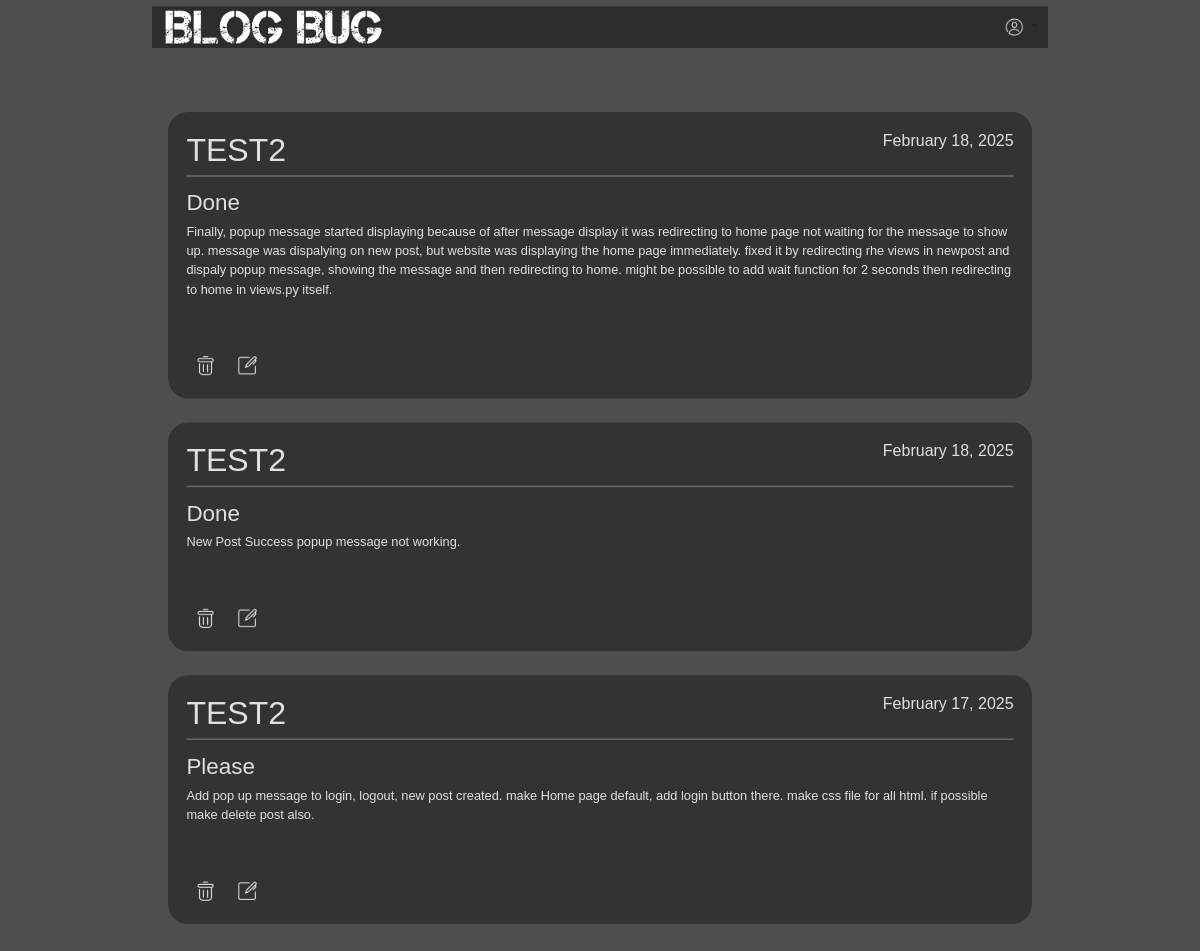
Screenshot of /mypost/ (signed in) with the database file from the repository.
### blog/models.py (models this page shows, shortened)
class Posts(models.Model):
    tittle = models.CharField(max_length=100)
    content = models.TextField()
    date_posted = models.DateTimeField(default=timezone.now)
    author = models.ForeignKey(User, on_delete=models.CASCADE)

### blog/views.py (the view)
# urls.py: path('mypost/', views.mypost),
def mypost(request):
    context = {
        'posts': Posts.objects.filter(author = request.user).order_by('-date_posted')
        }
    return render(request, 'blog/mypost.html', context)

### blog/templates/blog/mypost.html (shortened to what this page needs)
{% extends 'blog/base.html' %}
{% block content %}
{% load static %}
<head>
</head>
<link rel="stylesheet" href="{% static 'css/home.css' %}">
<div class="container custom-container">
<nav class="navbar navbar-expand-lg ">
    <div class="collapse navbar-collapse" id="navbarSupportedContent">
        <ul class="navbar-nav mr-auto" id="nav_bar">
            <li><a href="/home"><img class="w-50 " src="{% static 'image/pho.png' %}" alt=""></a></li>
        </ul>
        <form class="form-inline my-2 my-lg-0">
            <div class="dropdown">
                <button class="btn dropdown-toggle" type="button" id="dropdownMenuButton"
                    data-toggle="dropdown" aria-haspopup="false" aria-expanded="false">
                    <img src="{% static 'image/account.png' %}">
                </button>
            </div>
        </form>
    </div>
</nav>
<br><br><br>
<div class="container custom-container" style="max-width: 1350px; ">
    {% for post in posts %}
    <article class="media content-section">
        <div class="media-body" >
            <div class="article-metadata">
                <h1 class="text-uppercase" >{{ post.author }}</h1>
                <h5 id="C_date">{{ post.date_posted|date:"F d, Y" }}</h5>
                <hr class="border-white" />
            </div>
            <h3 id="postTittle">{{ post.tittle }}</h3>
            <p class="article-content">{{ post.content }}</p>
            <br><br>
             <form action="{% url 'delete_post' post.id %}" method="POST">
                <button type="submit" class="btn tooltip-btn" id="d_btn">
                    <img src="{% static 'image/delete1.png' %}" >
                </button>
                <a href="{% url 'update_post' post.id %}" class="btn tooltip-btn" id="u_btn">
                    <img src="{% static 'image/edit.png' %}" >
                </a>
            </form>
    </article>
    {% endfor %}
</div>
</div>
{% endblock %}

### blog/templates/blog/base.html (shortened to what this page needs)
{%load static%}
<!DOCTYPE html>
<html lang="en">
<head>
    <link rel="stylesheet" href="https://cdn.jsdelivr.net/npm/bootstrap@4.0.0/dist/css/bootstrap.min.css">
    <link rel="stylesheet" href="https://cdn.jsdelivr.net/npm/bootstrap@5.3.0/dist/css/bootstrap.min.css">
    <link rel="stylesheet" href="https://cdn.jsdelivr.net/npm/sweetalert2@11/dist/sweetalert2.min.css">
</head>
<body>
    <div class = "container custom-container">
        {%block content%}
        {%endblock%}
    </div>
</body>
</html>

### blog/static/css/home.css (style rules this page uses)
body { justify-content: center; align-items: center; background-color: #4e4e4e; font-family: Arial, sans-serif; transform: scale(0.8); transform-origin: top left; width: 125%; }
.container { max-width: 1200px; margin: 0 auto; padding: 0 20px; }
#navbarSupportedContent { background-color: #2d2d2d; }
.media-body { background-color: #333; border-radius: 25px; padding: 23px; margin-bottom: 30px; }
.text-uppercase { color: rgb(224, 224, 224); text-align: left; float: left; }
#C_date { color: rgb(224, 224, 224); text-align: right; float: right; }
.border-white { clear: both; border: 1px solid white; }
#postTittle { color:rgb(224, 224, 224); }
.article-content { color: rgb(224, 224, 224); }
.tooltip-btn { position: relative; display: inline-block; border: none; background: none; cursor: pointer; }

### blog/templates/blog/base.html (style rules this page uses)
.custom-container { max-width: 1450px; }

### rows the page displays
Posts: author "TEST2", date_posted "February 18, 2025", tittle "Done", content "Finally, popup message started displaying because of after message display it was redirecting to home page not waiting for the message to show up. message was dispalying on new post, but website was displaying the home page immediately. fixed it by redirecting rhe views in newpost and dispaly popup message, showing the message and then redirecting to home. might be possible to add wait function for 2 seconds then redirecting to home in views.py itself."
Posts: author "TEST2", date_posted "February 18, 2025", tittle "Done", content "New Post Success popup message not working."
Posts: author "TEST2", date_posted "February 17, 2025", tittle "Please", content "Add pop up message to login, logout, new post created. make Home page default, add login button there. make css file for all html. if possible make delete post also."
